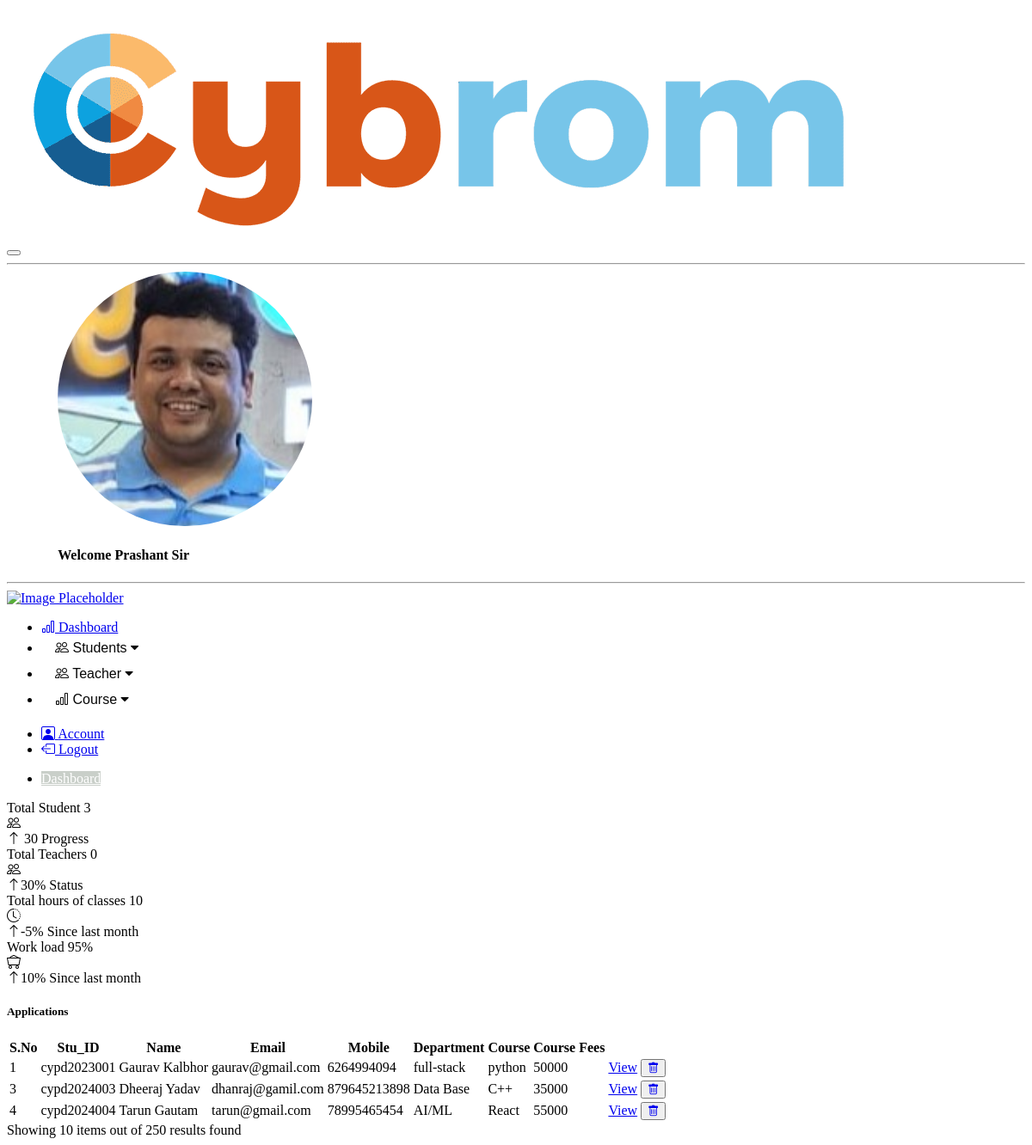
The app's page /showData/ with its own data.
### app/models.py (models this page shows)
class Stu_FormDetails(models.Model):
    stu_ID = models.CharField(max_length=100)
    stu_Name = models.CharField(max_length=100)
    stu_FaName = models.CharField(max_length=100)
    stu_DOB = models.DateField(null=True)
    stu_DOBjob = models.DateField(null=True)
    stu_Add = models.CharField(max_length=100)
    stu_Email = models.EmailField(max_length=100)
    stu_Mobile = models.IntegerField()
    stu_EmMobile = models.IntegerField()
    stu_Adhar = models.CharField(max_length=12)
    stu_Gender = models.CharField(max_length=10)
    stu_Graduation = models.CharField(max_length=50)
    stu_Branch = models.CharField(max_length=50)
    stu_Collage = models.CharField(max_length=100)
    stu_Department = models.CharField(max_length=50)
    stu_Course = models.CharField(max_length=50)
    stu_Course_Fee = models.IntegerField(null=True)
    stu_image = models.ImageField(upload_to='uploads/images/')

### app/views.py (the view)
# urls.py: path("showData/",student_showData,name='student_showData'),
def student_showData(request):
    dataAll = Stu_FormDetails.objects.all()
    msg="Student is already exist, Submit next student data"
    stu_count = Stu_FormDetails.objects.count()
    teach_count = Teach_FormDetails.objects.count()
    data ={
            'stu_count':stu_count,
            'teach_count':teach_count,
            'msg':msg,
            'dataAll':dataAll
            }
    return render(request,'admin/student_showData.html',{'data':data})

### app/templates/admin/student_showData.html (shortened to what this page needs)
{% extends "admin/admin_dashboard.html" %} {% load static %} {% block content %}
<div class="card shadow border-0 mb-7">
  <div class="card-header">
    <h5 class="mb-0">Applications</h5>
  </div>
  <div class="table-responsive">
    <table class="table table-hover table-nowrap">
      <thead class="thead-light">
        <tr>
          <th scope="col">S.No</th>
          <th scope="col">Stu_ID</th>
          <th scope="col">Name</th>
          <th scope="col">Email</th>
          <th scope="col">Mobile</th>
          <th scope="col">Department</th>
          <th scope="col">Course</th>
          <th scope="col">Course Fees</th>
          <th></th>
        </tr>
      </thead>
      <tbody>
        {% for i in data.dataAll %}
        <tr>
          <td>{{i.id}}</td>
          <td>{{i.stu_ID}}</td>
          <td>{{i.stu_Name}}</td>
          <td>{{i.stu_Email}}</td>
          <td>{{i.stu_Mobile}}</td>
          <td>{{i.stu_Department}}</td>
          <td>{{i.stu_Course}}</td>
          <td>{{i.stu_Course_Fee}}</td>
          <td class="text-end">
            <a href="{% url 'student_view' i.id %}" class="btn btn-sm btn-neutral"
              >View</a
            >
            <button
              type="button"
              class="btn btn-sm btn-square btn-neutral text-danger-hover">
              <a href="{% url 'student_delete' i.id %}" class="btn btn-sm btn-neutral"><i class="bi bi-trash"></i></a>
            </button>
          </td>
        </tr>
        {% endfor %}
      </tbody>
    </table>
  </div>
  <div class="card-footer border-0 py-5">
    <span class="text-muted text-sm"
      >Showing 10 items out of 250 results found</span
    >
  </div>
</div>
{% endblock %}

### records on screen
Stu_FormDetails: id "1", stu_ID "cypd2023001", stu_Name "Gaurav Kalbhor", stu_Email "gaurav@gmail.com", stu_Mobile "6264994094", stu_Department "full-stack", stu_Course "python", stu_Course_Fee "50000"
Stu_FormDetails: id "3", stu_ID "cypd2024003", stu_Name "Dheeraj Yadav", stu_Email "dhanraj@gamil.com", stu_Mobile "879645213898", stu_Department "Data Base", stu_Course "C++", stu_Course_Fee "35000"
Stu_FormDetails: id "4", stu_ID "cypd2024004", stu_Name "Tarun Gautam", stu_Email "tarun@gmail.com", stu_Mobile "78995465454", stu_Department "AI/ML", stu_Course "React", stu_Course_Fee "55000"

### other values on screen
{{ data.stu_count }} "3"
{{ data.teach_count }} "0"
